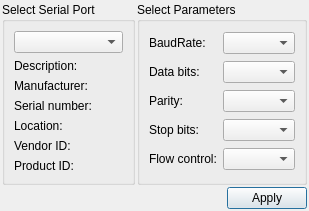
<?xml version="1.0" encoding="UTF-8"?>
<ui version="4.0">
 <class>SettingsDialog</class>
 <widget class="QDialog" name="SettingsDialog">
  <property name="geometry">
   <rect>
    <x>0</x>
    <y>0</y>
    <width>309</width>
    <height>191</height>
   </rect>
  </property>
  <property name="font">
   <font>
    <pointsize>9</pointsize>
   </font>
  </property>
  <property name="windowTitle">
   <string>Settings</string>
  </property>
  <layout class="QGridLayout" name="gridLayout_3">
   <property name="leftMargin">
    <number>2</number>
   </property>
   <property name="topMargin">
    <number>2</number>
   </property>
   <property name="rightMargin">
    <number>2</number>
   </property>
   <property name="bottomMargin">
    <number>2</number>
   </property>
   <property name="spacing">
    <number>2</number>
   </property>
   <item row="0" column="1">
    <widget class="QGroupBox" name="parametersBox">
     <property name="title">
      <string>Select Parameters</string>
     </property>
     <layout class="QGridLayout" name="gridLayout_2">
      <item row="0" column="0">
       <widget class="QLabel" name="baudRateLabel">
        <property name="text">
         <string>BaudRate:</string>
        </property>
       </widget>
      </item>
      <item row="0" column="1">
       <widget class="QComboBox" name="baudRateBox"/>
      </item>
      <item row="1" column="0">
       <widget class="QLabel" name="dataBitsLabel">
        <property name="text">
         <string>Data bits:</string>
        </property>
       </widget>
      </item>
      <item row="1" column="1">
       <widget class="QComboBox" name="dataBitsBox"/>
      </item>
      <item row="2" column="0">
       <widget class="QLabel" name="parityLabel">
        <property name="text">
         <string>Parity:</string>
        </property>
       </widget>
      </item>
      <item row="2" column="1">
       <widget class="QComboBox" name="parityBox"/>
      </item>
      <item row="3" column="0">
       <widget class="QLabel" name="stopBitsLabel">
        <property name="text">
         <string>Stop bits:</string>
        </property>
       </widget>
      </item>
      <item row="3" column="1">
       <widget class="QComboBox" name="stopBitsBox"/>
      </item>
      <item row="4" column="0">
       <widget class="QLabel" name="flowControlLabel">
        <property name="text">
         <string>Flow control:</string>
        </property>
       </widget>
      </item>
      <item row="4" column="1">
       <widget class="QComboBox" name="flowControlBox"/>
      </item>
     </layout>
    </widget>
   </item>
   <item row="0" column="0">
    <widget class="QGroupBox" name="selectBox">
     <property name="title">
      <string>Select Serial Port</string>
     </property>
     <layout class="QGridLayout" name="gridLayout">
      <item row="0" column="0">
       <widget class="QComboBox" name="serialPortInfoListBox"/>
      </item>
      <item row="1" column="0">
       <widget class="QLabel" name="descriptionLabel">
        <property name="text">
         <string>Description:</string>
        </property>
       </widget>
      </item>
      <item row="2" column="0">
       <widget class="QLabel" name="manufacturerLabel">
        <property name="text">
         <string>Manufacturer:</string>
        </property>
       </widget>
      </item>
      <item row="3" column="0">
       <widget class="QLabel" name="serialNumberLabel">
        <property name="text">
         <string>Serial number:</string>
        </property>
       </widget>
      </item>
      <item row="4" column="0">
       <widget class="QLabel" name="locationLabel">
        <property name="text">
         <string>Location:</string>
        </property>
       </widget>
      </item>
      <item row="5" column="0">
       <widget class="QLabel" name="vidLabel">
        <property name="text">
         <string>Vendor ID:</string>
        </property>
       </widget>
      </item>
      <item row="6" column="0">
       <widget class="QLabel" name="pidLabel">
        <property name="text">
         <string>Product ID:</string>
        </property>
       </widget>
      </item>
     </layout>
    </widget>
   </item>
   <item row="1" column="0" colspan="2">
    <layout class="QHBoxLayout" name="horizontalLayout">
     <item>
      <spacer name="horizontalSpacer">
       <property name="orientation">
        <enum>Qt::Horizontal</enum>
       </property>
       <property name="sizeHint" stdset="0">
        <size>
         <width>96</width>
         <height>20</height>
        </size>
       </property>
      </spacer>
     </item>
     <item>
      <widget class="QPushButton" name="applyButton">
       <property name="text">
        <string>Apply</string>
       </property>
      </widget>
     </item>
    </layout>
   </item>
  </layout>
 </widget>
 <resources/>
 <connections/>
</ui>
